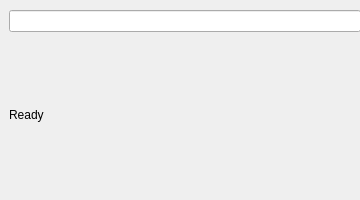
<?xml version="1.0" encoding="UTF-8"?>
<ui version="4.0">
 <class>MainWindow</class>
 <widget class="QMainWindow" name="MainWindow">
  <property name="geometry">
   <rect>
    <x>0</x>
    <y>0</y>
    <width>360</width>
    <height>200</height>
   </rect>
  </property>
  <property name="sizePolicy">
   <sizepolicy hsizetype="Fixed" vsizetype="Fixed">
    <horstretch>0</horstretch>
    <verstretch>0</verstretch>
   </sizepolicy>
  </property>
  <property name="windowTitle">
   <string>MainWindow</string>
  </property>
  <widget class="QWidget" name="centralwidget">
   <widget class="QWidget" name="verticalLayoutWidget">
    <property name="geometry">
     <rect>
      <x>9</x>
      <y>10</y>
      <width>352</width>
      <height>181</height>
     </rect>
    </property>
    <layout class="QVBoxLayout" name="verticalLayout">
     <item>
      <widget class="QLineEdit" name="lineEdit"/>
     </item>
     <item>
      <widget class="QLabel" name="label">
       <property name="text">
        <string>Ready</string>
       </property>
      </widget>
     </item>
    </layout>
   </widget>
  </widget>
 </widget>
 <resources/>
 <connections/>
</ui>
